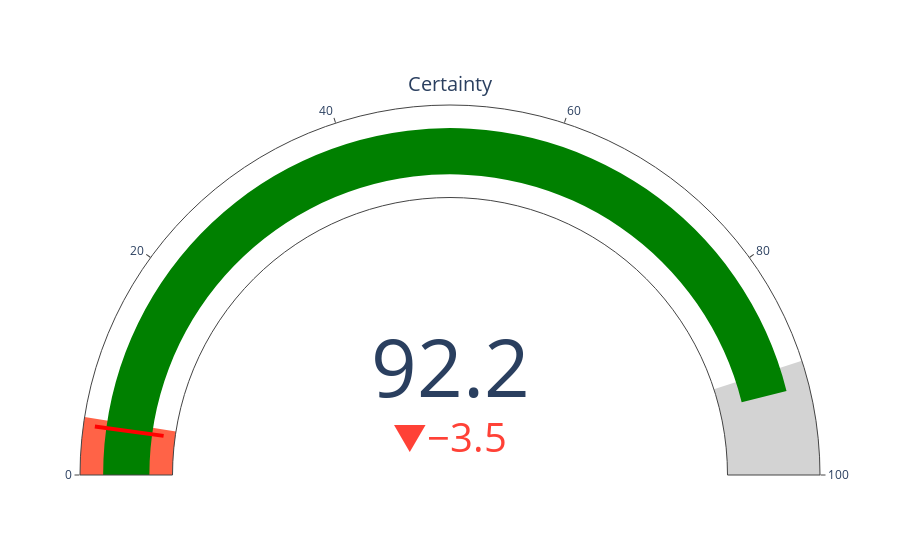

The notebook cell saved with this chart:
### Code cell
plot_prediction_uncertainty(pred_low)

### Figure 1 — Plotly figure (JSON) as saved in the notebook; plotly's stock layout.template omitted (floating-point values rounded to 4 significant figures)
{"data": [{"delta": {"reference": 95.68}, "domain": {"x": [0, 1], "y": [0, 1]}, "gauge": {"axis": {"range": [null, 100]}, "steps": [{"color": "tomato", "range": [0, 5]}, {"color": "lightgray", "range": [90, 100]}], "threshold": {"line": {"color": "red", "width": 4}, "thickness": 0.75, "value": 4.321}}, "mode": "gauge+number+delta", "title": {"text": "Certainty"}, "type": "indicator", "value": 92.21}], "layout": {"autosize": true}}
